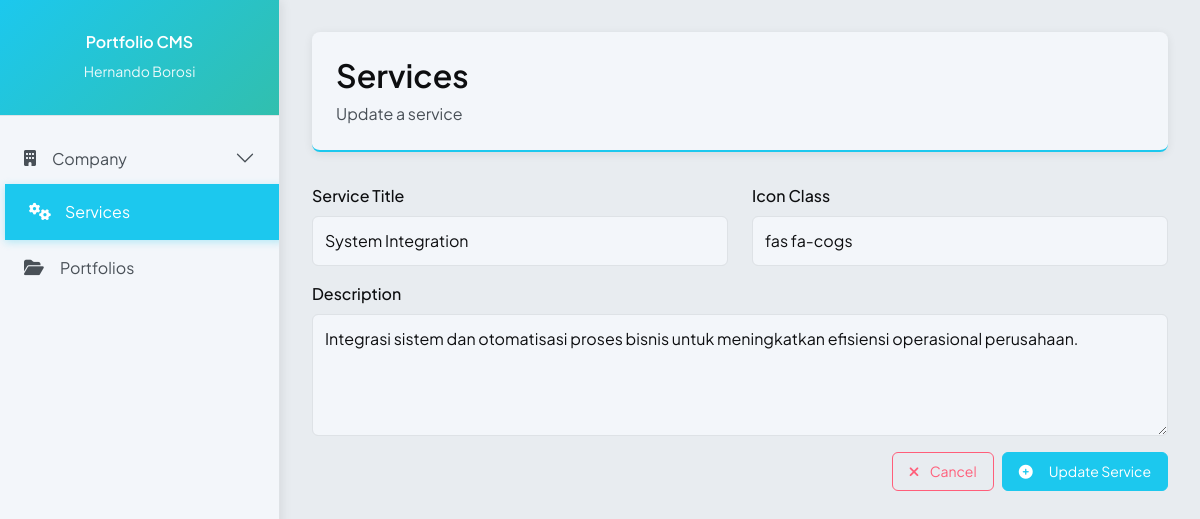
/admin/services/3, run on the app's committed database.
### tables this page shows
CREATE TABLE IF NOT EXISTS services (
  id INT AUTO_INCREMENT PRIMARY KEY,
  title VARCHAR(100) NOT NULL,
  icon_class VARCHAR(100),
  description TEXT,
  created_at TIMESTAMP DEFAULT CURRENT_TIMESTAMP,
  updated_at TIMESTAMP DEFAULT CURRENT_TIMESTAMP ON UPDATE CURRENT_TIMESTAMP
);

### application/helpers/validator_helper.php (called while the page is built, shortened)
<?php if (!defined('BASEPATH')) exit('No direct script access allowed');
function validate_resource_id($id)
{
	return is_numeric($id) && (int)$id > 0 ? (int) $id : null;
}

### application/models/ServicesModel.php (called while the page is built, shortened)
<?php defined('BASEPATH') or exit('No direct script access allowed');
class ServicesModel extends CI_Model
{
	private $table_name = "services";
	public function get_by_id(int $id)
	{
		$result["data"] = $this->db
			->get_where($this->table_name, ["id" => $id])
			->row();
		return $result;
	}
}

### index.php (called while the page is built, shortened)
<?php
require_once BASEPATH.'core/CodeIgniter.php';

### application/views/pages/admin/services/form.php (the view)
<?php
$is_update_form = isset($service);
echo form_open($is_update_form ? "admin/services/update/{$service->id}" : "admin/services/create");
?>
<div class="row">
	<div class="col-md-6 mb-3">
		<label for="serviceTitle" class="form-label">Service Title</label>
		<input
			id="title"
			name="title"
			type="text"
			class="form-control"
			placeholder="Service name"
			value="<?= $is_update_form ? $service->title : "" ?>">
	</div>
	<div class="col-md-6 mb-3">
		<label for="icon_class" class="form-label">Icon Class</label>
		<input
			id="icon_class"
			name="icon_class"
			type="text"
			class="form-control"
			placeholder="e.g., fas fa-code"
			value="<?= $is_update_form ? $service->icon_class : "" ?>">
	</div>
</div>
<div class="mb-3">
	<label for="description" class="form-label">
		Description
	</label>
	<textarea
		id="description"
		name="description"
		class="form-control"
		rows="4"><?= $is_update_form ? $service->description : "" ?></textarea>
</div>
<div class="d-flex flex-row-reverse gap-2">
	<button type="submit" class="btn btn-primary">
		<i class="fas fa-plus-circle me-2"></i>
		<?= $is_update_form ? "Update Service" : "Add Service" ?>
	</button>
	<a class="btn btn-outline-danger" href="<?= base_url('admin/services') ?>">
		<button type="button">
			<i class="fas fa-times me-2"></i>
			Cancel
		</button>
	</a>
</div>
<?= form_close(); ?>

### assets/css/main.css (style rules this page uses)
:root { --bs-primary: #1cc8ee; --bs-primary-rgb: 28, 200, 238; --bs-secondary: #f28cc2; --bs-secondary-rgb: 242, 140, 194; --bs-danger: #ff5e7a; --bs-danger-rgb: 255, 94, 122; --bs-info: #31bfae; --bs-info-rgb: 49, 191, 174; --bs-success: #6fcf97; --bs-success-rgb: 111, 207, 151; --bs-warning: #f5c26b; --bs-warning-rgb: 245, 194, 107; --bs-dark: #0d0e10; --bs-dark-rgb: 13, 14, 16; --bs-light: #f3f6fa; --bs-light-rgb: 243, 246, 250; --bg-darkest: #121419; --bg-darkest-rgb: 18, 20, 25; --bg-card: rgba(22, 24, 31, 0.8); }
.btn { display: inline-flex; justify-content: center; align-items: center; gap: 0.5rem; padding-block: 0.5rem; padding-inline: 1rem; font-size: 0.875rem; }
.btn-primary { --bs-btn-bg: var(--bs-primary); --bs-btn-border-color: var(--bs-primary); --bs-btn-hover-bg: #19b0d2; --bs-btn-hover-border-color: #19b0d2; }
.btn-outline-danger { --bs-btn-color: var(--bs-danger); --bs-btn-border-color: var(--bs-danger); --bs-btn-hover-color: #fff; --bs-btn-hover-bg: var(--bs-danger); --bs-btn-hover-border-color: var(--bs-danger); --bs-btn-focus-shadow-rgb: var(--bs-danger-rgb); --bs-btn-active-color: #fff; --bs-btn-active-bg: var(--bs-danger); --bs-btn-active-border-color: var(--bs-danger); --bs-btn-active-shadow: inset 0 3px 5px rgba(0, 0, 0, 0.125); --bs-btn-disabled-color: var(--bs-danger); --bs-btn-disabled-bg: transparent; --bs-btn-disabled-border-color: var(--bs-danger); --bs-gradient: none; }

### assets/css/admin.css (style rules this page uses)
:root { --sidebar-width: 280px; }
* { box-sizing: border-box; }
body { font-family: "Plus Jakarta Sans"; background-color: var(--bs-light); color: var(--bs-dark); margin: 0; padding: 0; }
.form-label { font-weight: 500; color: var(--bs-dark); margin-bottom: 0.5rem; }
.form-control, .form-select { background-color: var(--bs-light); border: 1px solid #dee2e6; color: var(--bs-dark); border-radius: 6px; padding: 0.75rem; transition: all 0.3s ease; }
.form-control::placeholder { color: #6c757d; }

### data on the page
services: title "System Integration", icon_class "fas fa-cogs", description "Integrasi sistem dan otomatisasi proses bisnis untuk meningkatkan efisiensi operasional perusahaan."

### other printed values
$page_title "Services"
$page_subtitle "Update a service"
